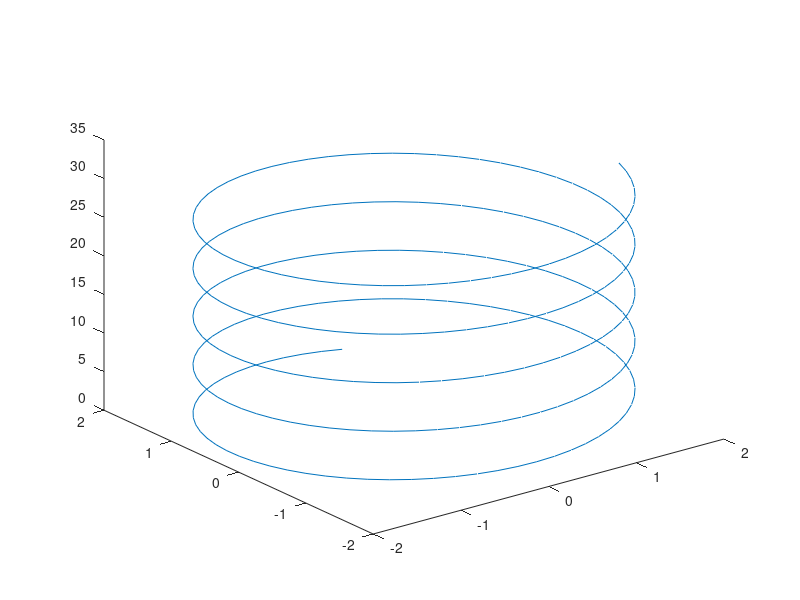

Recreate this plot in MATLAB.
function spiral
for i=1:1:300
    j=i;
z(i) = 0.1+j*0.1;
y(i) = sin(z(i)) + sin(z(i)+pi/3) + sin(z(i)+2*pi/3);
x(i) = cos(z(i)) + cos(z(i)+pi/3) + cos(z(i)+2*pi/3);
end
plot3 (x, y, z)
end